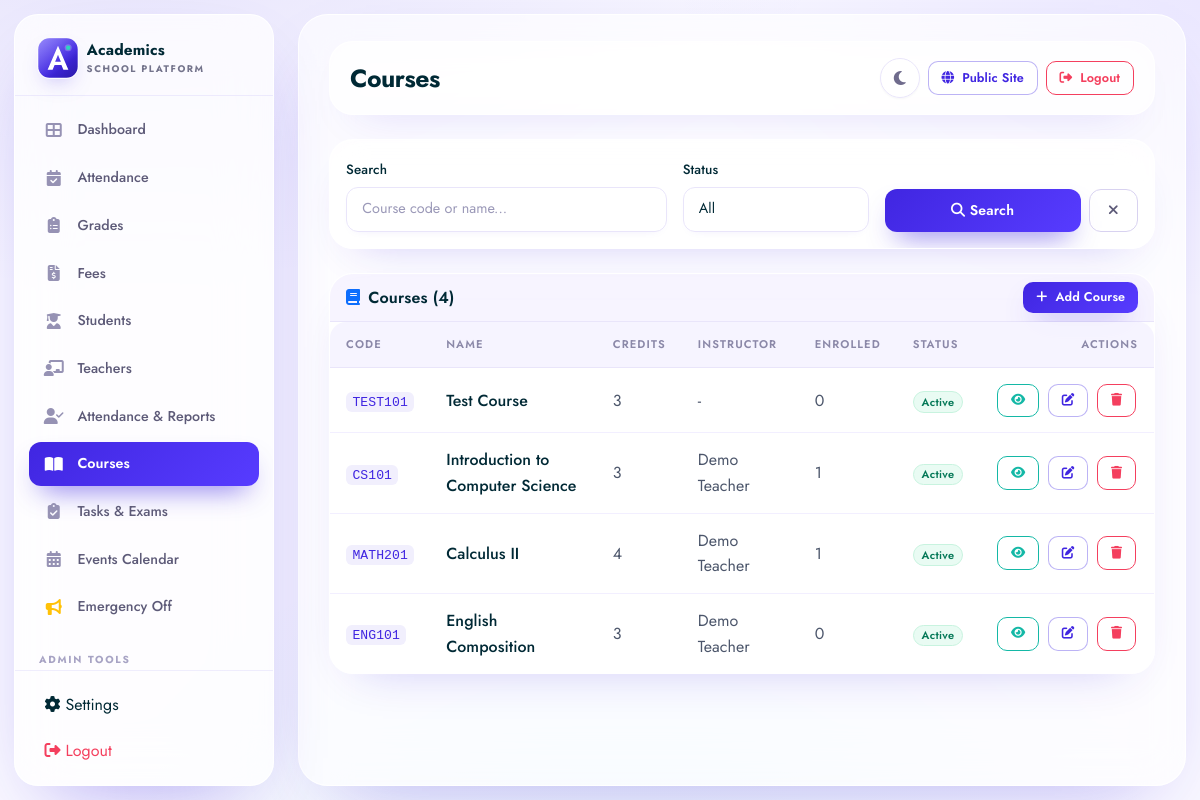
/courses/index.php (signed in), run on the app's committed database.
### tables this page shows
CREATE TABLE `courses` (
  `id` int(11) NOT NULL AUTO_INCREMENT,
  `school_id` int(11) DEFAULT NULL,
  `course_code` varchar(20) NOT NULL,
  `course_name` varchar(150) NOT NULL,
  `description` text DEFAULT NULL,
  `credits` int(11) DEFAULT 3,
  `instructor_id` int(11) DEFAULT NULL,
  `schedule` varchar(100) DEFAULT NULL,
  `start_date` date DEFAULT NULL,
  `end_date` date DEFAULT NULL,
  `capacity` int(11) DEFAULT 0,
  `status` enum('Active','Inactive','Archived') DEFAULT 'Active',
  `created_by` int(11) NOT NULL,
  `created_at` timestamp NOT NULL DEFAULT current_timestamp(),
  `updated_at` timestamp NOT NULL DEFAULT current_timestamp() ON UPDATE current_timestamp(),
  PRIMARY KEY (`id`),
  UNIQUE KEY `course_code` (`course_code`),
  KEY `created_by` (`created_by`),
  KEY `idx_course_code` (`course_code`),
  KEY `idx_status` (`status`),
  KEY `idx_instructor` (`instructor_id`),
  KEY `idx_courses_school` (`school_id`),
  CONSTRAINT `courses_ibfk_1` FOREIGN KEY (`instructor_id`) REFERENCES `users` (`id`) ON DELETE SET NULL,
  CONSTRAINT `courses_ibfk_2` FOREIGN KEY (`created_by`) REFERENCES `users` (`id`) ON DELETE CASCADE
);

CREATE TABLE `users` (
  `id` int(11) NOT NULL AUTO_INCREMENT,
  `school_id` int(11) DEFAULT NULL,
  `full_name` varchar(100) NOT NULL,
  `email` varchar(150) NOT NULL,
  `password` varchar(255) NOT NULL,
  `role` enum('admin','super_admin','school_admin','teacher','student','parent') NOT NULL DEFAULT 'student',
  `is_active` tinyint(1) DEFAULT 1,
  `last_login` timestamp NULL DEFAULT NULL,
  `created_at` timestamp NOT NULL DEFAULT current_timestamp(),
  `updated_at` timestamp NOT NULL DEFAULT current_timestamp() ON UPDATE current_timestamp(),
  PRIMARY KEY (`id`),
  UNIQUE KEY `email` (`email`),
  KEY `idx_email` (`email`),
  KEY `idx_role` (`role`),
  KEY `idx_is_active` (`is_active`),
  KEY `idx_users_school` (`school_id`)
);

### includes/functions.php (called while the page is built, shortened)
<?php
function generateCsrfToken() {
    return $_SESSION['csrf_token'];
}
function getUserRole() {
    return $_SESSION['user_role'] ?? 'student';
}
function hasRole($role) {
    return getUserRole() === $role;
}
function isAdmin() {
    return hasRole('admin') || hasRole('super_admin') || hasRole('school_admin');
}
function isStaff() {
    return isAdmin() || hasRole('teacher');
}
function e($string) {
    return htmlspecialchars($string ?? '', ENT_QUOTES, 'UTF-8');
}

### courses/index.php (the view, shortened to what this page needs)
<?php
require_once '../includes/header.php';
$page = isset($_GET['page']) ? max(1, (int)$_GET['page']) : 1;
$perPage = 10;
$offset = ($page - 1) * $perPage;
$search = trim($_GET['search'] ?? '');
$where = ['1=1'];
$params = [];
if (!isSuperAdmin()) {
    $where[] = 'c.school_id = ?';
    $params[] = currentSchoolId();
}
$whereClause = implode(' AND ', $where);
$stmt = $pdo->prepare("SELECT COUNT(*) as total FROM courses c WHERE $whereClause");
$stmt->execute($params);
$total = $stmt->fetch()['total'];
$stmt = $pdo->prepare("SELECT c.*, u.full_name as instructor_name, (SELECT COUNT(*) FROM enrollments e WHERE e.course_id = c.id AND e.status = 'Enrolled') as enrolled_count
    FROM courses c
    LEFT JOIN users u ON c.instructor_id = u.id
    WHERE $whereClause ORDER BY c.created_at DESC LIMIT ? OFFSET ?");
$params[] = $perPage;
$params[] = $offset;
$stmt->execute($params);
$courses = $stmt->fetchAll();
?>
<div class="card mb-4">
    <div class="card-body">
        <form method="GET" class="row g-3 align-items-end">
            <div class="col-md-5">
                <label class="form-label">Search</label>
                <input type="text" name="search" class="form-control" placeholder="Course code or name..." value="<?php echo e($search); ?>">
            </div>
            <div class="col-md-3">
                <label class="form-label">Status</label>
                <select name="status" class="form-select">
                    <option value="">All</option>
                </select>
            </div>
            <div class="col-md-4 d-flex gap-2">
                <button type="submit" class="btn btn-primary flex-fill"><i class="fas fa-search"></i> Search</button>
                <a href="index.php" class="btn btn-outline-secondary"><i class="fas fa-times"></i></a>
            </div>
        </form>
    </div>
</div>
<div class="card">
    <div class="card-header d-flex justify-content-between align-items-center">
        <span><i class="fas fa-book me-2 text-primary"></i>Courses (<?php echo $total; ?>)</span>
        <?php if (isStaff()): ?>
        <a href="create.php" class="btn btn-primary btn-sm"><i class="fas fa-plus me-1"></i> Add Course</a>
        <?php endif; ?>
    </div>
    <div class="card-body p-0">
        <?php if (empty($courses)): ?>
            <div class="empty-state"><i class="fas fa-book"></i><h5>No courses found</h5>
            <?php if (isStaff()): ?>
            <a href="create.php" class="btn btn-primary btn-sm">Add Course</a>
            <?php endif; ?>
            </div>
        <?php else: ?>
            <div class="table-responsive">
                <table class="table table-hover mb-0">
                    <thead><tr><th>Code</th><th>Name</th><th>Credits</th><th>Instructor</th><th>Enrolled</th><th>Status</th><th class="text-end">Actions</th></tr></thead>
                    <tbody>
                        <?php foreach ($courses as $c): ?>
                        <tr>
                            <td><code><?php echo e($c['course_code']); ?></code></td>
                            <td><a href="show.php?id=<?php echo $c['id']; ?>" class="text-decoration-none text-dark fw-medium"><?php echo e($c['course_name']); ?></a></td>
                            <td><?php echo $c['credits'] ?? 3; ?></td>
                            <td><?php echo e($c['instructor_name'] ?: '-'); ?></td>
                            <td><?php echo $c['enrolled_count']; ?></td>
                            <td><span class="badge bg-<?php echo $c['status'] === 'Active' ? 'success' : 'secondary'; ?>"><?php echo e($c['status']); ?></span></td>
                            <td class="text-end">
                                <a href="show.php?id=<?php echo $c['id']; ?>" class="btn btn-sm btn-outline-info" title="View"><i class="fas fa-eye"></i></a>
                                <?php if (isStaff()): ?>
                                <a href="edit.php?id=<?php echo $c['id']; ?>" class="btn btn-sm btn-outline-primary" title="Edit"><i class="fas fa-edit"></i></a>
                                <a href="delete.php?id=<?php echo $c['id']; ?>&csrf_token=<?php echo generateCsrfToken(); ?>" class="btn btn-sm btn-outline-danger" title="Delete" onclick="return confirm('Delete this course?')"><i class="fas fa-trash"></i></a>
                                <?php endif; ?>
                            </td>
                        </tr>
                        <?php endforeach; ?>
                    </tbody>
                </table>
            </div>
        <?php endif; ?>
    </div>
</div>
<?php require_once '../includes/footer.php'; ?>

### data on the page
courses: course_code "TEST101", course_name "Test Course", credits "3", instructor_name "-", enrolled_count "0", status "Active"
courses: course_code "CS101", course_name "Introduction to Computer Science", credits "3", instructor.full_name "Demo Teacher", enrolled_count "1", status "Active"
courses: course_code "MATH201", course_name "Calculus II", credits "4", instructor.full_name "Demo Teacher", enrolled_count "1", status "Active"
courses: course_code "ENG101", course_name "English Composition", credits "3", instructor.full_name "Demo Teacher", enrolled_count "0", status "Active"

### other printed values
$page_title "Courses"
$total "4"
